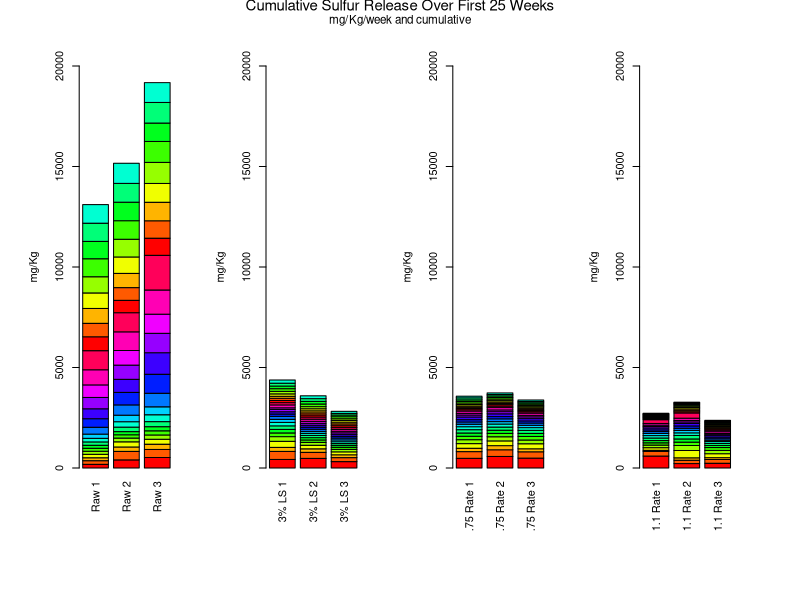

The R source for this figure:
#This code generates a bar plot of cumulative sulfur release
#data is read from a csv file.
#data analysis is completed using R programming language

# programmer: Ankan Basu.

DT=read.csv("3_S_mg.csv",header=T,sep=",",stringsAsFactors=FALSE)

par(pch=30, col="black") # plotting symbol and color 
par(mfrow=c(1,4)) # all plots on one page 
par(oma=c(4,2,2,2))
#Assign empty space around the graphs
par(mar=c(5,3,2,2)+1.0)

myPlot <- function(c1,c2,ylabupper, names ){
barplot(as.matrix(DT[c(c1:c2)]),
        col=rainbow(17),
        xlab="",
        names.arg=names,
        ylab="mg/Kg",
        ylim=c(0,ylabupper),
        las=3 # use to make the xaxis labels vertical
) 

}

myPlot(2,4,20000, names=c("Raw 1","Raw 2","Raw 3"))
myPlot(5,7,20000,names=c("3% LS 1","3% LS 2","3% LS 3"))
myPlot(8,10,20000,names=c(".75 Rate 1",".75 Rate 2",".75 Rate 3"))
myPlot(11,13,20000,names=c("1.1 Rate 1","1.1 Rate 2","1.1 Rate 3"))
mtext("Cumulative Sulfur Release Over First 25 Weeks", outer = TRUE, cex = 0.9, line=1)
mtext("mg/Kg/week and cumulative", outer = TRUE, cex = 0.7, line=0)

